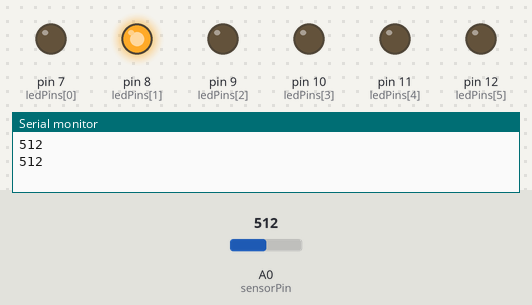
Bench run of a sketch on a simulated Arduino Uno, built with avr-gcc and run on an emulated ATmega328P. On the bench: output pins drawn as LEDs (lit = HIGH), the last lines printed to the serial monitor. The inputs (shaded band) are chosen by the test bench; at power-on: A0 (sensorPin) = 512.

Above: at 3.8 s.
3.9 s: A0 (sensorPin) set to 1010
At 4.5 s:
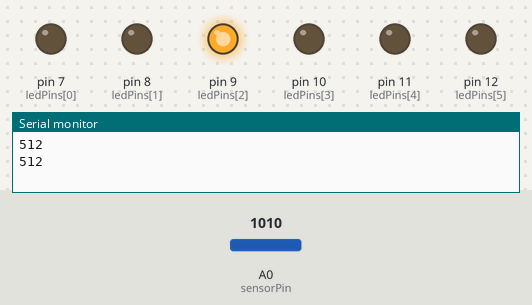
7.9 s: A0 (sensorPin) set to 990
At 8.2 s:
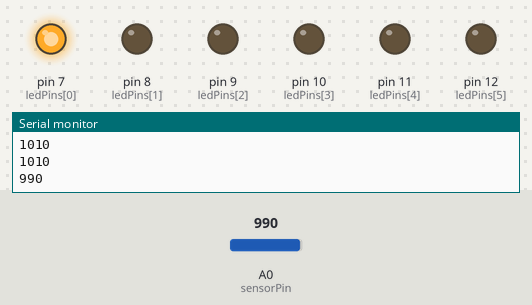
18.3 s: A0 (sensorPin) set to 900
At 23.1 s:
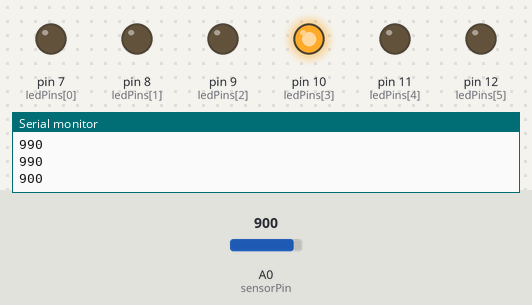
Timing chart, 0 to 23.3 s (numbered marks = the images above; inputs shaded):
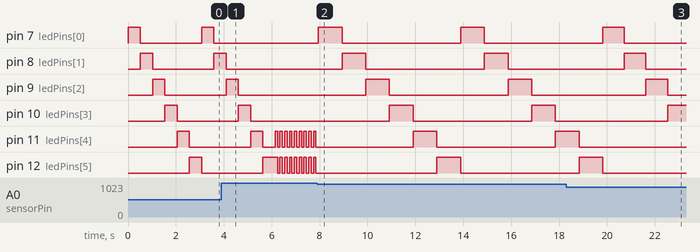

The sketch:

blinking_an_array_with_pot_sketch_feb25.ino
```cpp
int ledPins[] = { 7,8,9,10,11,12 };//an array of pin ubers
int pinCount = 6;// number of pins unsed in array

int sensorPin = A0;//declare sensro pin for potentiometer
int sensorValue = 0;
//we added a potentiometer
//we added a button

void setup() {
  //initialize seriall communication
  Serial.begin(9600);

  //use the for loop to init. ea pin as output
  for (int thisPin = 0; thisPin < pinCount; thisPin++) {
    //note local variable thisPin
    pinMode(ledPins[thisPin], OUTPUT);//set all pins to array value as output
  }
}

void loop() {
  sensorValue = analogRead(sensorPin);
  Serial.println(sensorValue);


  if (sensorValue < 1000) {
    //loop from lowestpin to highest
    for (int thisPin = 0; thisPin < pinCount; thisPin++) {

      //turn the pin on:
    digitalWrite(ledPins[thisPin], HIGH);
    delay(sensorValue);
    //turn the pin Off
    digitalWrite(ledPins[thisPin], LOW);
    }
  }

  else if (sensorValue > 1000) {

    digitalWrite(ledPins[4], HIGH);
    digitalWrite(ledPins[5], HIGH);
    delay(100);
    digitalWrite(ledPins[4], LOW);
    digitalWrite(ledPins[5], LOW);
    delay(100);

  }
}
```

Measured:
- after the input at 3.9 s, pin 7 (ledPins[0]): stays LOW (without the input it goes to HIGH after 2.2 s); pin 8 (ledPins[1]): goes on until 4.1 s, then stays LOW; pin 9 (ledPins[2]): goes on until 4.6 s, then stays LOW
- after the input at 7.9 s, pin 7 (ledPins[0]): alternates HIGH for 0.99 s and LOW for 5.0 s, starting after 0.05 s; pin 8 (ledPins[1]): alternates HIGH for 0.99 s and LOW for 5.0 s, starting after 1.0 s
- after the input at 18.3 s, pin 10 (ledPins[3]): LOW → HIGH after 4.2 s instead of 4.5 s
- by itself, pin 7 (ledPins[0]): alternates HIGH for 0.51 s and LOW for 2.6 s
